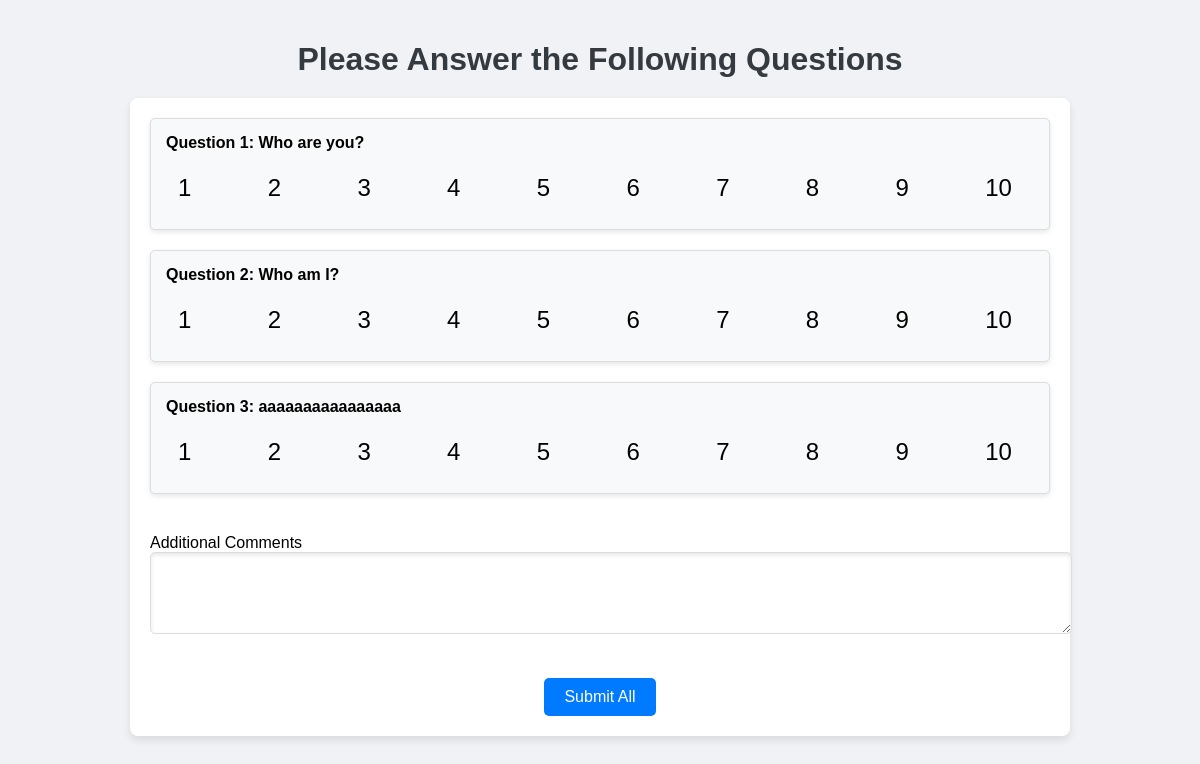
Before: /questions (signed in) with the older database file.
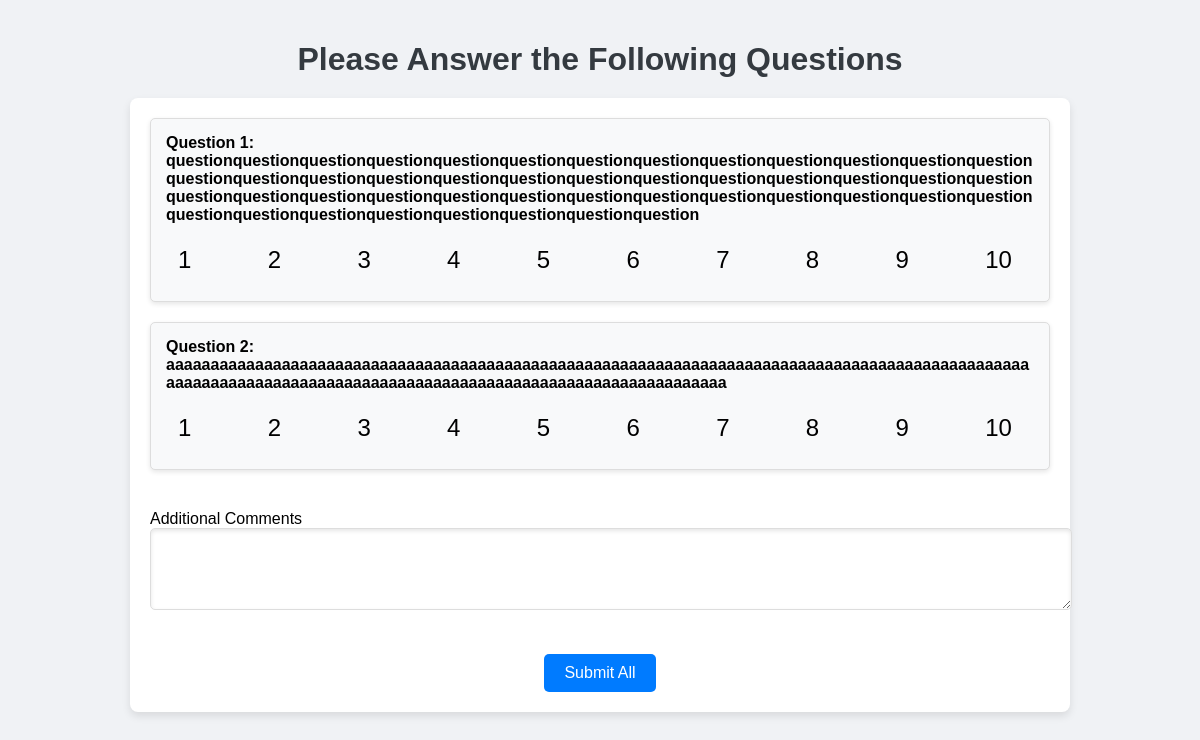
After: the same page with the newer database file.
### app.py (models this page shows)
class Question(db.Model):
    id = db.Column(db.Integer, primary_key=True)
    text = db.Column(db.String(255),  nullable=False)
    def __repr__(self):
        return f'<Question {self.text}>'

### app.py (the view, shortened to what this page needs)
@app.route('/questions', methods=['GET', 'POST'])
@login_required
def questions():
    print("Request method:", request.method)  # Check this line
    form = MultiQuestionForm()
    form.questions.entries.clear()
    questions_list = Question.query.all()  # Retrieve questions from the database
    print(type(form), 'type form')
    print(questions_list, 'questions list')
    print(form.errors)  # Log form errors if exist
    return render_template('questions.html', form=form, questions=questions_list)

### app.py
class MultiQuestionForm(FlaskForm):
    questions = FieldList(FormField(QuestionForm), min_entries=5)  # Adjust min_entries as needed
    additional_text = TextAreaField('Additional Comments', validators=[DataRequired()])  # Ensure this field is present
    submit = SubmitField('Submit All')

class QuestionForm(FlaskForm):
    answer = RadioField('', choices=[
        ('1', 'Very Poor'),    # Smiley Face
        ('2', 'Poor'),  # Neutral Face
        ('3', 'Fair'),
        ('4', 'Below average'),
        ('5', 'Average'),
        ('6', 'Good'),
        ('7', 'Very Good'),
        ('8', 'Excellent'),
        ('9', 'Exceptional'),
        ('10', 'Perfect'),      # Sad Face
    ], validators=[DataRequired()])

### app.py (called while the page is built)
@login_manager.user_loader
def load_user(user_id):
    return db.session.get(User, int(user_id))

### templates/questions.html (shortened to what this page needs)
<!DOCTYPE html>
<html lang="en">
<head>
    <link rel="stylesheet" href="{{ url_for('static', filename='styles.css') }}">
</head>
<body>
    <h1>Please Answer the Following Questions</h1>
    <form method="POST" class="form-container">
        <div class="questions-wrapper">
            {% for question in questions %}
            <div class="question-container">
                <div class="question"><strong>Question {{ loop.index }}:</strong> {{ question.text }}</div>
                <div class="answers">
                    <div class="radio-container">
                        <label for="question_{{ loop.index }}_1">1</label>
                        <label for="question_{{ loop.index }}_2">2</label>
                        <label for="question_{{ loop.index }}_3">3</label>
                        <label for="question_{{ loop.index }}_4">4</label>
                        <label for="question_{{ loop.index }}_5">5</label>
                        <label for="question_{{ loop.index }}_6">6</label>
                        <label for="question_{{ loop.index }}_7">7</label>
                        <label for="question_{{ loop.index }}_8">8</label>
                        <label for="question_{{ loop.index }}_9">9</label>
                        <label for="question_{{ loop.index }}_10">10</label>
                    </div>
                </div>
            </div>
            {% endfor %}
        </div>
        <div class="form-group">
            <label for="additional_text">Additional Comments</label>
            {{ form.additional_text(rows=4, cols=50) }}
        </div>
        <div class="submit-container">
            {{ form.submit() }}
        </div>
    </form>
</body>
</html>

Changed rows visible on the page:
removed Question: text "aaaaaaaaaaaaaaaa"
changed Question: text "Who are you?" → "questionquestionquestionquestionquestionquestionquestionquestionquestionquestionquestionquestionquestionquestionquestionquestionquestionquestionquestionquestionquestionquestionquestionquestionquestionquestionquestionquestionquestionquestionquestionquestionquestionquestionquestionquestionquestionquestionquestionquestionquestionquestionquestionquestionquestionquestionquestion"
changed Question: text "Who am I?" → "aaaaaaaaaaaaaaaaaaaaaaaaaaaaaaaaaaaaaaaaaaaaaaaaaaaaaaaaaaaaaaaaaaaaaaaaaaaaaaaaaaaaaaaaaaaaaaaaaaaaaaaaaaaaaaaaaaaaaaaaaaaaaaaaaaaaaaaaaaaaaaaaaaaaaaaaaaaaaaaa"
